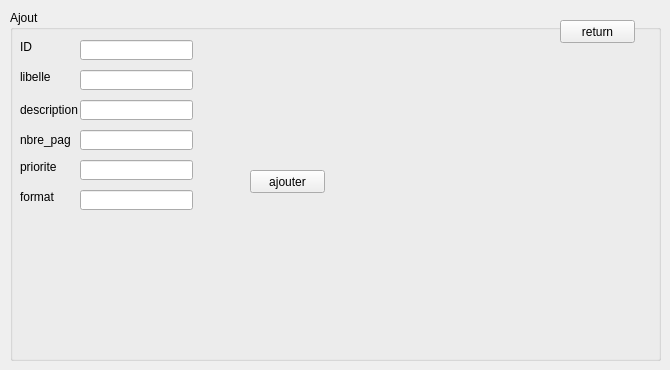
      <widget class="QWidget" name="tab">
       <attribute name="title">
        <string>ajouter article</string>
       </attribute>
       <widget class="QGroupBox" name="groupBox">
        <property name="geometry">
         <rect>
          <x>10</x>
          <y>10</y>
          <width>651</width>
          <height>351</height>
         </rect>
        </property>
        <property name="title">
         <string>Ajout</string>
        </property>
        <widget class="QLabel" name="label">
         <property name="geometry">
          <rect>
           <x>10</x>
           <y>30</y>
           <width>47</width>
           <height>14</height>
          </rect>
         </property>
         <property name="text">
          <string>ID</string>
         </property>
        </widget>
        <widget class="QLabel" name="label_2">
         <property name="geometry">
          <rect>
           <x>10</x>
           <y>60</y>
           <width>47</width>
           <height>14</height>
          </rect>
         </property>
         <property name="text">
          <string>libelle</string>
         </property>
        </widget>
        <widget class="QLabel" name="label_3">
         <property name="geometry">
          <rect>
           <x>10</x>
           <y>90</y>
           <width>61</width>
           <height>20</height>
          </rect>
         </property>
         <property name="text">
          <string>description</string>
         </property>
        </widget>
        <widget class="QLabel" name="label_4">
         <property name="geometry">
          <rect>
           <x>10</x>
           <y>120</y>
           <width>51</width>
           <height>20</height>
          </rect>
         </property>
         <property name="text">
          <string>nbre_page</string>
         </property>
        </widget>
        <widget class="QLabel" name="label_5">
         <property name="geometry">
          <rect>
           <x>10</x>
           <y>150</y>
           <width>47</width>
           <height>14</height>
          </rect>
         </property>
         <property name="text">
          <string>priorite</string>
         </property>
        </widget>
        <widget class="QLabel" name="label_6">
         <property name="geometry">
          <rect>
           <x>10</x>
           <y>180</y>
           <width>47</width>
           <height>14</height>
          </rect>
         </property>
         <property name="text">
          <string>format</string>
         </property>
        </widget>
        <widget class="QLineEdit" name="le_ID">
         <property name="geometry">
          <rect>
           <x>70</x>
           <y>30</y>
           <width>113</width>
           <height>20</height>
          </rect>
         </property>
        </widget>
        <widget class="QLineEdit" name="le_libelle">
         <property name="geometry">
          <rect>
           <x>70</x>
           <y>60</y>
           <width>113</width>
           <height>20</height>
          </rect>
         </property>
        </widget>
        <widget class="QLineEdit" name="la_description">
         <property name="geometry">
          <rect>
           <x>70</x>
           <y>90</y>
           <width>113</width>
           <height>20</height>
          </rect>
         </property>
        </widget>
        <widget class="QLineEdit" name="le_nbredepage">
         <property name="geometry">
          <rect>
           <x>70</x>
           <y>120</y>
           <width>113</width>
           <height>20</height>
          </rect>
         </property>
        </widget>
        <widget class="QLineEdit" name="la_priorite">
         <property name="geometry">
          <rect>
           <x>70</x>
           <y>150</y>
           <width>113</width>
           <height>20</height>
          </rect>
         </property>
        </widget>
        <widget class="QLineEdit" name="le_format">
         <property name="geometry">
          <rect>
           <x>70</x>
           <y>180</y>
           <width>113</width>
           <height>20</height>
          </rect>
         </property>
        </widget>
        <widget class="QPushButton" name="pb_ajouter">
         <property name="geometry">
          <rect>
           <x>240</x>
           <y>160</y>
           <width>75</width>
           <height>23</height>
          </rect>
         </property>
         <property name="text">
          <string>ajouter</string>
         </property>
        </widget>
        <widget class="QPushButton" name="return_2">
         <property name="geometry">
          <rect>
           <x>550</x>
           <y>10</y>
           <width>75</width>
           <height>23</height>
          </rect>
         </property>
         <property name="text">
          <string>return</string>
         </property>
        </widget>
       </widget>
      </widget>
